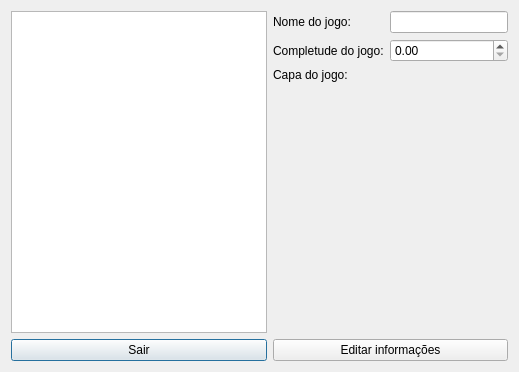
<?xml version="1.0" encoding="UTF-8"?>
<ui version="4.0">
 <class>Dialog</class>
 <widget class="QDialog" name="Dialog">
  <property name="geometry">
   <rect>
    <x>0</x>
    <y>0</y>
    <width>519</width>
    <height>372</height>
   </rect>
  </property>
  <property name="windowTitle">
   <string>Vizualizar e editar jogo</string>
  </property>
  <property name="modal">
   <bool>true</bool>
  </property>
  <layout class="QGridLayout" name="gridLayout">
   <item row="0" column="1">
    <layout class="QFormLayout" name="formLayout">
     <item row="0" column="0">
      <widget class="QLabel" name="label">
       <property name="text">
        <string>Nome do jogo:</string>
       </property>
      </widget>
     </item>
     <item row="0" column="1">
      <widget class="QLineEdit" name="txtNome"/>
     </item>
     <item row="1" column="0">
      <widget class="QLabel" name="label_2">
       <property name="text">
        <string>Completude do jogo:</string>
       </property>
      </widget>
     </item>
     <item row="1" column="1">
      <widget class="QDoubleSpinBox" name="editDoubleBox"/>
     </item>
     <item row="2" column="0">
      <widget class="QLabel" name="label_3">
       <property name="text">
        <string>Capa do jogo:</string>
       </property>
      </widget>
     </item>
     <item row="2" column="1">
      <widget class="QLabel" name="label_4">
       <property name="text">
        <string/>
       </property>
      </widget>
     </item>
    </layout>
   </item>
   <item row="0" column="0">
    <widget class="QListView" name="listjogos"/>
   </item>
   <item row="1" column="0">
    <widget class="QPushButton" name="btnSair">
     <property name="text">
      <string>Sair</string>
     </property>
    </widget>
   </item>
   <item row="1" column="1">
    <widget class="QPushButton" name="btnEditar">
     <property name="text">
      <string>Editar informações</string>
     </property>
    </widget>
   </item>
  </layout>
 </widget>
 <resources/>
 <connections/>
</ui>
